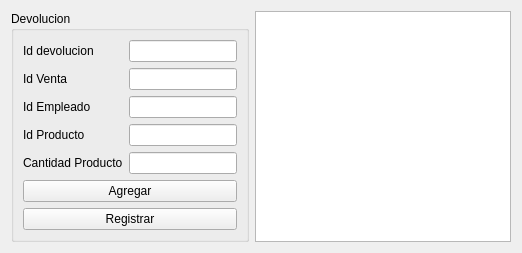
          <widget class="QWidget" name="tab_28">
           <attribute name="title">
            <string>Registrar</string>
           </attribute>
           <layout class="QGridLayout" name="gridLayout_30">
            <item row="0" column="0">
             <widget class="QGroupBox" name="groupBox_10">
              <property name="title">
               <string>Devolucion</string>
              </property>
              <layout class="QGridLayout" name="gridLayout_25">
               <item row="6" column="1">
                <widget class="QLineEdit" name="cantidad_producto_detalledevolucion_reg_lineEdit">
                 <property name="maxLength">
                  <number>5</number>
                 </property>
                </widget>
               </item>
               <item row="3" column="1">
                <widget class="QLineEdit" name="codigoempleado_devolucion_reg_lineEdit"/>
               </item>
               <item row="1" column="0">
                <widget class="QLabel" name="label_40">
                 <property name="text">
                  <string>Id devolucion</string>
                 </property>
                </widget>
               </item>
               <item row="1" column="1">
                <widget class="QLineEdit" name="id_devolucion_detalledevolucion_reg_lineEdit">
                 <property name="text">
                  <string/>
                 </property>
                </widget>
               </item>
               <item row="2" column="0">
                <widget class="QLabel" name="label_38">
                 <property name="text">
                  <string>Id Venta</string>
                 </property>
                </widget>
               </item>
               <item row="4" column="1">
                <widget class="QLineEdit" name="id_producto_detalledevolucion_reg_lineEdit"/>
               </item>
               <item row="8" column="0" colspan="2">
                <widget class="QPushButton" name="devolucion_registrar_pushButton">
                 <property name="text">
                  <string>Registrar</string>
                 </property>
                </widget>
               </item>
               <item row="2" column="1">
                <widget class="QLineEdit" name="codigoventa_devolucion_reg_lineEdit"/>
               </item>
               <item row="6" column="0">
                <widget class="QLabel" name="label_45">
                 <property name="text">
                  <string>Cantidad Producto</string>
                 </property>
                </widget>
               </item>
               <item row="3" column="0">
                <widget class="QLabel" name="label_39">
                 <property name="text">
                  <string>Id Empleado</string>
                 </property>
                </widget>
               </item>
               <item row="4" column="0">
                <widget class="QLabel" name="label_44">
                 <property name="text">
                  <string>Id Producto</string>
                 </property>
                </widget>
               </item>
               <item row="7" column="0" colspan="2">
                <widget class="QPushButton" name="devolucion_agregar_pushButton">
                 <property name="text">
                  <string>Agregar</string>
                 </property>
                </widget>
               </item>
              </layout>
             </widget>
            </item>
            <item row="0" column="1">
             <widget class="QTableWidget" name="tabla_devolucion_reg_general_most"/>
            </item>
           </layout>
          </widget>
